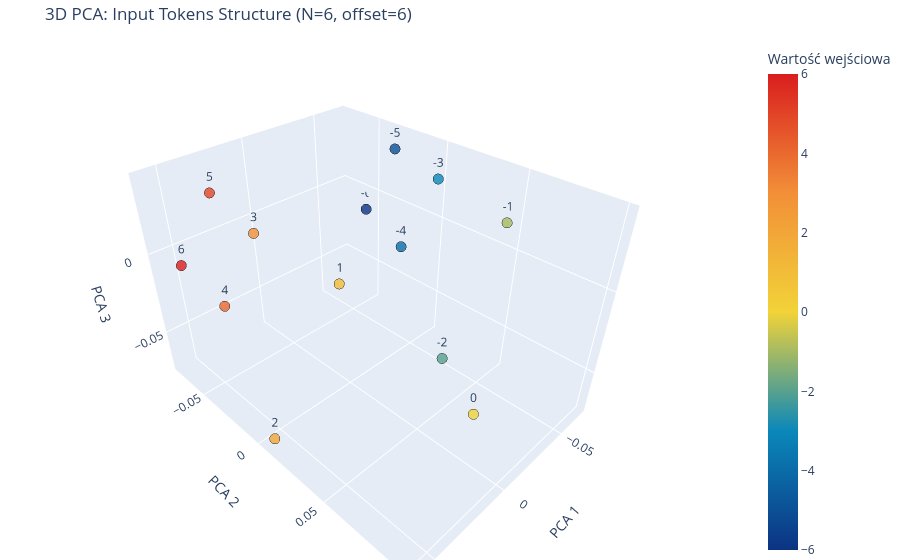

Notebook source saved alongside this figure:
### Code cell
plot_input_pca_3d_plotly(model, N=6)

### Figure 1 — Plotly figure (JSON) as saved in the notebook; plotly's stock layout.template omitted (floating-point values rounded to 4 significant figures)
{"data": [{"hovertemplate": "PCA1=%{x}<br>PCA2=%{y}<br>PCA3=%{z}<br>Wartość wejściowa=%{marker.color}<extra></extra>", "legendgroup": "", "marker": {"color": [-6, -5, -4, -3, -2, -1, 0, 1, 2, 3, 4, 5, 6], "coloraxis": "coloraxis", "line": {"color": "Black", "width": 1}, "opacity": 0.8, "size": 6, "symbol": "circle"}, "mode": "markers+text", "name": "", "scene": "scene", "showlegend": false, "text": [-6.0, -5.0, -4.0, -3.0, -2.0, -1.0, 0.0, 1.0, 2.0, 3.0, 4.0, 5.0, 6.0], "textposition": "top center", "type": "scatter3d", "x": [-0.06896, -0.05955, -0.05801, -0.05373, -0.0491, -0.04044, 0.02623, 0.0489, 0.05996, 0.04859, 0.05087, 0.04516, 0.05008], "y": [-0.05694, -0.02498, -0.017, 0.01047, 0.02576, 0.06149, 0.09909, 0.04873, 0.009178, -0.004714, -0.03475, -0.04188, -0.07447], "z": [-0.01392, 0.03696, -0.01978, 0.03277, -0.07357, 0.03235, -0.01196, 0.03591, -0.06954, 0.03602, -0.01589, 0.04085, -0.0102]}], "layout": {"coloraxis": {"colorbar": {"title": {"text": "Wartość wejściowa"}}, "colorscale": [[0, "rgb(12,51,131)"], [0.25, "rgb(10,136,186)"], [0.5, "rgb(242,211,56)"], [0.75, "rgb(242,143,56)"], [1, "rgb(217,30,30)"]]}, "legend": {"tracegroupgap": 0}, "margin": {"b": 0, "l": 0, "r": 0, "t": 40}, "scene": {"domain": {"x": [0, 1], "y": [0, 1]}, "xaxis": {"title": {"text": "PCA 1"}}, "yaxis": {"title": {"text": "PCA 2"}}, "zaxis": {"title": {"text": "PCA 3"}}}, "title": {"text": "3D PCA: Input Tokens Structure (N=6, offset=6)"}}}
